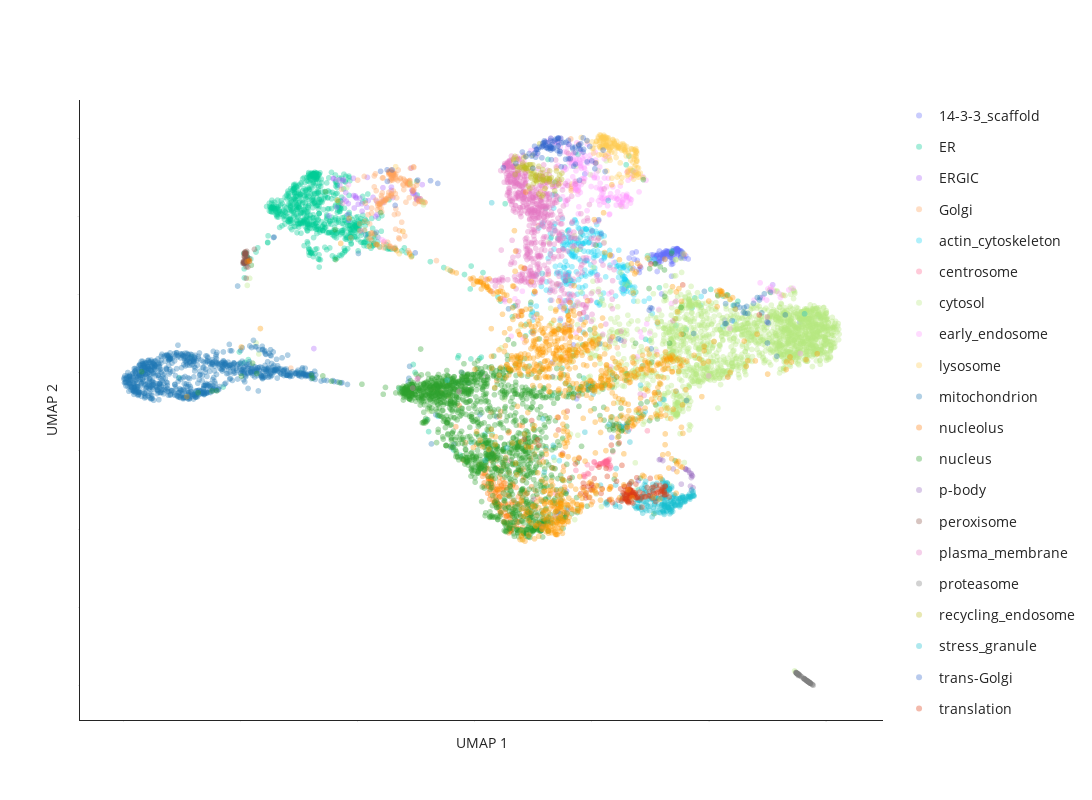

This figure's notebook cell:
### Code cell
# vizualize the last UMAP embeddings

# generate 2D UMAP plot
label_to_color = "consensus_graph_annnotation"  # **choose which annotation column to highlight here** , other choices: cluster_annotation, Protein-level_consensus_annotation

fig = pu.interaction_umap(
    umap_table,
    node_name="Gene_name_canonical", 
    cluster=label_to_color, opacity=0.35, unlabelled_color="#D0D3D4", unlabelled_opacity=0.1,
    pointsize=6, x="umap_1", y="umap_2",
    categorical=True,
)
fig.update_layout(width=1200, height=800)

fig.show()

# save the figure as an html file
save_path = os.path.join("output")
save_name = f"{timestamp}_UMAP_2D_seed{UMAP_seed}_{version}.html"
pio.write_html(fig, file=os.path.join(save_path, save_name), auto_open=False)

### Figure 1 — Plotly figure (JSON) as saved in the notebook; plotly's stock layout.template omitted (floating-point values rounded to 4 significant figures; data arrays with more than 128 entries replaced by an {"elided": "..."} marker saying what was removed)
{"data": [{"customdata": {"elided": "130x1 int values"}, "hovertemplate": "<b>%{hovertext}</b><br><br>consensus_graph_annnotation=14-3-3_scaffold<br>UMAP 1=%{x}<br>UMAP 2=%{y}<extra></extra>", "hovertext": {"elided": "130 str values"}, "legendgroup": "14-3-3_scaffold", "marker": {"color": "#636EFA", "opacity": 0.35, "size": 6, "symbol": "circle"}, "mode": "markers", "name": "14-3-3_scaffold", "showlegend": true, "type": "scattergl", "x": {"elided": "130 float values"}, "xaxis": "x", "y": {"elided": "130 float values"}, "yaxis": "y"}, {"customdata": {"elided": "750x1 int values"}, "hovertemplate": "<b>%{hovertext}</b><br><br>consensus_graph_annnotation=ER<br>UMAP 1=%{x}<br>UMAP 2=%{y}<extra></extra>", "hovertext": {"elided": "750 str values"}, "legendgroup": "ER", "marker": {"color": "#00CC96", "opacity": 0.35, "size": 6, "symbol": "circle"}, "mode": "markers", "name": "ER", "showlegend": true, "type": "scattergl", "x": {"elided": "750 float values"}, "xaxis": "x", "y": {"elided": "750 float values"}, "yaxis": "y"}, {"customdata": [[5141], [4808], [3029], [1983], [5688], [7569], [6800], [958], [512], [2998], [5705], [7596], [230], [3044], [7797], [3597], [5584], [6642], [3162], [4121], [8387], [5759], [282], [3837], [1754], [6281], [3827], [3648], [6708], [1747], [5712], [3519], [576], [4036], [3278], [1919], [4807], [4192], [1646], [3767], [2868], [666], [2299], [5218], [8011], [2511], [5383], [8481], [2617], [2501], [748], [2841], [6828], [2683], [4413]], "hovertemplate": "<b>%{hovertext}</b><br><br>consensus_graph_annnotation=ERGIC<br>UMAP 1=%{x}<br>UMAP 2=%{y}<extra></extra>", "hovertext": ["SCAP", "COPA", "GPR89B", "LMAN2", "YIF1B", "LMAN2L", "CHPT1", "COPZ1", "DESI2", "B4DSQ5[p]", "PIGG", "RAB3GAP2", "SREBF2", "ERGIC1", "RAB18", "SEC22B", "SAR1B", "MTMR14", "RAB3GAP1", "SEC24D", "TMED5", "SAR1A", "LMAN1", "RER1", "IER3IP1", "TMED4", "BET1", "SLC39A11", "MCFD2", "TRIM27", "RABL3", "COPB2", "TMED10", "SEC22B", "SEC31A", "ERP44", "COPB1", "SEC24A", "COPG2", "COPE", "YIPF5", "TMED9", "ERGIC3", "TMED1", "MTMR4", "RAB3B", "TMED2", "COPG1", "ARCN1", "LYSMD3", "EGFL7", "TRIM4", "SCFD1", "METTL9", "ARF4"], "legendgroup": "ERGIC", "marker": {"color": "#AB63FA", "opacity": 0.35, "size": 6, "symbol": "circle"}, "mode": "markers", "name": "ERGIC", "showlegend": true, "type": "scattergl", "x": [4.436, 5.009, 4.069, 3.754, 4.322, 3.506, 4.914, 5.068, 3.956, 4.305, 3.841, 4.429, 4.179, 3.639, 3.684, 3.248, 5.047, 11.09, 4.574, 5.009, 3.762, 4.163, 3.581, 3.923, 3.793, 4.005, 4.428, 3.828, 3.801, 5.101, 3.749, 5.007, 3.587, 3.938, 4.933, 3.837, 4.952, 5.088, 4.925, 5.037, 3.962, 4.073, 4.154, 3.691, 4.057, 4.328, 3.926, 4.99, 4.96, 4.26, 4.599, 4.032, 3.977, 4.571, 4.936], "xaxis": "x", "y": [12.42, 12.45, 12.34, 12.93, 12.4, 12.03, 13.26, 12.47, 12.54, 12.01, 11.91, 12.75, 12.42, 12.25, 12.95, 8.629, 12.44, 10.26, 12.76, 12.44, 12.46, 13.02, 12.99, 12.99, 12.63, 12.33, 12.37, 12.06, 12.41, 12.83, 12.96, 12.48, 12.98, 12.23, 12.68, 12.35, 12.65, 12.4, 12.69, 12.48, 12.5, 12.15, 12.25, 12.81, 11.64, 12.06, 12.55, 12.57, 12.6, 12.5, 12.5, 12.48, 12.48, 12.68, 12.6], "yaxis": "y"}, {"customdata": {"elided": "193x1 int values"}, "hovertemplate": "<b>%{hovertext}</b><br><br>consensus_graph_annnotation=Golgi<br>UMAP 1=%{x}<br>UMAP 2=%{y}<extra></extra>", "hovertext": {"elided": "193 str values"}, "legendgroup": "Golgi", "marker": {"color": "#FFA15A", "opacity": 0.35, "size": 6, "symbol": "circle"}, "mode": "markers", "name": "Golgi", "showlegend": true, "type": "scattergl", "x": {"elided": "193 float values"}, "xaxis": "x", "y": {"elided": "193 float values"}, "yaxis": "y"}, {"customdata": {"elided": "279x1 int values"}, "hovertemplate": "<b>%{hovertext}</b><br><br>consensus_graph_annnotation=actin_cytoskeleton<br>UMAP 1=%{x}<br>UMAP 2=%{y}<extra></extra>", "hovertext": {"elided": "279 str values"}, "legendgroup": "actin_cytoskeleton", "marker": {"color": "#19D3F3", "opacity": 0.35, "size": 6, "symbol": "circle"}, "mode": "markers", "name": "actin_cytoskeleton", "showlegend": true, "type": "scattergl", "x": {"elided": "279 float values"}, "xaxis": "x", "y": {"elided": "279 float values"}, "yaxis": "y"}, {"customdata": [[4197], [7022], [5846], [5861], [6604], [5687], [1325], [4698], [7292], [6543], [2725], [3168], [7168], [6500], [354], [3244], [1174], [6153], [7486], [6507], [6155], [8501], [2284], [10], [7175], [7320], [2440], [1302], [1148], [5493], [1805], [6418], [6850], [2147], [4142], [5908], [3831], [1381], [5540], [4204], [8342], [6773], [2771], [1318], [3657], [7409], [22], [6181], [6389], [2140]], "hovertemplate": "<b>%{hovertext}</b><br><br>consensus_graph_annnotation=centrosome<br>UMAP 1=%{x}<br>UMAP 2=%{y}<extra></extra>", "hovertext": ["PCNT", "TBC1D31", "CROCC", "CEP350", "CEP120", "ODF2", "MPHOSPH9", "CSNK1D", "AKAP9", "NIN", "BBS4", "PCM1", "CCDC138", "SPICE1", "CEP57", "PCM1", "ALMS1", "TPGS1", "CEP41", "CNTROB", "CEP128", "CCDC61", "CEP350", "CCP110", "CEP63", "CCDC77", "OFD1", "WRAP73", "MED4", "KIF7", "CEP78", "CEP97", "PIBF1", "CEP290", "CEP152", "CEP135", "CETN3", "CDK5RAP2", "C2CD3", "CEP43", "SSX2IP", "CEP192", "CEP131", "RNF213", "CCDC14", "CEP250", "CEP72", "CEP68", "MIB1", "CSPP1"], "legendgroup": "centrosome", "marker": {"color": "#FF6692", "opacity": 0.35, "size": 6, "symbol": "circle"}, "mode": "markers", "name": "centrosome", "showlegend": true, "type": "scattergl", "x": [8.153, 8.254, 8.042, 8.234, 8.131, 8.229, 8.644, 8.318, 8.187, 7.929, 8.221, 8.241, 8.235, 7.945, 7.379, 8.29, 7.882, 8.301, 8.577, 8.077, 8.249, 8.259, 8.372, 7.997, 7.14, 8.098, 8.237, 8.281, 8.231, 8.263, 8.95, 7.862, 8.237, 8.196, 7.728, 8.193, 6.6, 8.24, 8.04, 8.254, 8.257, 7.865, 8.261, 8.361, 8.275, 8.139, 8.301, 7.925, 8.327, 8.252], "xaxis": "x", "y": [5.676, 5.737, 5.713, 5.742, 5.675, 5.713, 6.566, 5.628, 5.68, 5.431, 5.736, 5.629, 5.69, 5.414, 4.917, 5.689, 5.346, 5.542, 6.64, 5.64, 5.731, 5.714, 6.658, 5.558, 5.84, 5.639, 5.696, 5.771, 5.706, 5.735, 6.52, 5.351, 5.707, 5.676, 5.507, 5.702, 5.747, 5.719, 5.728, 5.764, 5.653, 5.393, 5.66, 5.981, 5.735, 5.667, 5.79, 5.652, 5.572, 5.715], "yaxis": "y"}, {"customdata": {"elided": "1836x1 int values"}, "hovertemplate": "<b>%{hovertext}</b><br><br>consensus_graph_annnotation=cytosol<br>UMAP 1=%{x}<br>UMAP 2=%{y}<extra></extra>", "hovertext": {"elided": "1836 str values"}, "legendgroup": "cytosol", "marker": {"color": "#B6E880", "opacity": 0.35, "size": 6, "symbol": "circle"}, "mode": "markers", "name": "cytosol", "showlegend": true, "type": "scattergl", "x": {"elided": "1836 float values"}, "xaxis": "x", "y": {"elided": "1836 float values"}, "yaxis": "y"}, {"customdata": {"elided": "223x1 int values"}, "hovertemplate": "<b>%{hovertext}</b><br><br>consensus_graph_annnotation=early_endosome<br>UMAP 1=%{x}<br>UMAP 2=%{y}<extra></extra>", "hovertext": {"elided": "223 str values"}, "legendgroup": "early_endosome", "marker": {"color": "#FF97FF", "opacity": 0.35, "size": 6, "symbol": "circle"}, "mode": "markers", "name": "early_endosome", "showlegend": true, "type": "scattergl", "x": {"elided": "223 float values"}, "xaxis": "x", "y": {"elided": "223 float values"}, "yaxis": "y"}, {"customdata": {"elided": "169x1 int values"}, "hovertemplate": "<b>%{hovertext}</b><br><br>consensus_graph_annnotation=lysosome<br>UMAP 1=%{x}<br>UMAP 2=%{y}<extra></extra>", "hovertext": {"elided": "169 str values"}, "legendgroup": "lysosome", "marker": {"color": "#FECB52", "opacity": 0.35, "size": 6, "symbol": "circle"}, "mode": "markers", "name": "lysosome", "showlegend": true, "type": "scattergl", "x": {"elided": "169 float values"}, "xaxis": "x", "y": {"elided": "169 float values"}, "yaxis": "y"}, {"customdata": {"elided": "864x1 int values"}, "hovertemplate": "<b>%{hovertext}</b><br><br>consensus_graph_annnotation=mitochondrion<br>UMAP 1=%{x}<br>UMAP 2=%{y}<extra></extra>", "hovertext": {"elided": "864 str values"}, "legendgroup": "mitochondrion", "marker": {"color": "#1F77B4", "opacity": 0.35, "size": 6, "symbol": "circle"}, "mode": "markers", "name": "mitochondrion", "showlegend": true, "type": "scattergl", "x": {"elided": "864 float values"}, "xaxis": "x", "y": {"elided": "864 float values"}, "yaxis": "y"}, {"customdata": {"elided": "209x1 int values"}, "hovertemplate": "<b>%{hovertext}</b><br><br>consensus_graph_annnotation=nucleolus<br>UMAP 1=%{x}<br>UMAP 2=%{y}<extra></extra>", "hovertext": {"elided": "209 str values"}, "legendgroup": "nucleolus", "marker": {"color": "#FF7F0E", "opacity": 0.35, "size": 6, "symbol": "circle"}, "mode": "markers", "name": "nucleolus", "showlegend": true, "type": "scattergl", "x": {"elided": "209 float values"}, "xaxis": "x", "y": {"elided": "209 float values"}, "yaxis": "y"}, {"customdata": {"elided": "1538x1 int values"}, "hovertemplate": "<b>%{hovertext}</b><br><br>consensus_graph_annnotation=nucleus<br>UMAP 1=%{x}<br>UMAP 2=%{y}<extra></extra>", "hovertext": {"elided": "1538 str values"}, "legendgroup": "nucleus", "marker": {"color": "#2CA02C", "opacity": 0.35, "size": 6, "symbol": "circle"}, "mode": "markers", "name": "nucleus", "showlegend": true, "type": "scattergl", "x": {"elided": "1538 float values"}, "xaxis": "x", "y": {"elided": "1538 float values"}, "yaxis": "y"}, {"customdata": [[8379], [7660], [1520], [219], [6036], [6495], [6493], [1268], [6129], [5829], [7064], [7446], [6651], [8432], [4933], [6297], [7814], [6391]], "hovertemplate": "<b>%{hovertext}</b><br><br>consensus_graph_annnotation=p-body<br>UMAP 1=%{x}<br>UMAP 2=%{y}<extra></extra>", "hovertext": ["LSM2", "YTHDC2", "LSM1", "EIF4ENIF1", "EDC4", "XRN1", "DCP1B", "LSM5", "Q6ZMY0[p]", "LSM14B", "EDC3", "LSM14B", "LSM14A", "MARF1", "LSM3", "PATL1", "DCP1A", "DCP2"], "legendgroup": "p-body", "marker": {"color": "#9467BD", "opacity": 0.35, "size": 6, "symbol": "circle"}, "mode": "markers", "name": "p-body", "showlegend": true, "type": "scattergl", "x": [9.175, 9.687, 9.6, 9.702, 9.699, 9.701, 9.651, 9.214, 9.393, 9.53, 9.721, 7.425, 9.731, 9.621, 9.153, 9.602, 9.71, 9.674], "xaxis": "x", "y": [5.791, 5.102, 5.539, 4.99, 5.425, 5.322, 5.507, 5.758, 5.543, 5.155, 5.361, 4.424, 5.062, 5.523, 5.778, 5.55, 5.382, 5.443], "yaxis": "y"}, {"customdata": [[3836], [3713], [306], [1482], [7468], [6346], [5958], [4861], [1164], [4512], [5111], [174], [8189], [5972], [5503], [7253], [2180], [3930], [4509], [2947], [3917], [5567], [1483], [757], [3834], [932], [8473], [1991], [6163], [1081], [8225], [2751], [4574], [4578], [4030], [6315], [6915], [2004], [7852], [3780]], "hovertemplate": "<b>%{hovertext}</b><br><br>consensus_graph_annnotation=peroxisome<br>UMAP 1=%{x}<br>UMAP 2=%{y}<extra></extra>", "hovertext": ["ACOX3", "AGPS", "ACAA1", "PEX5", "PECR", "LONP2", "GSTK1", "PEX3", "PEX12", "PEX2", "EHHADH", "PEX26", "HACL1", "ECI2", "TYSND1", "PAFAH2", "ACBD5", "PEX1", "ABCD3", "B4DL07[p]", "SLC25A17", "DECR2", "HSD17B4", "ACOX1", "GNPAT", "FAR2", "PEX16", "SCP2", "ACAD11", "PEX6", "CROT", "FAR1", "ABCD1", "EPHX2", "PEX14", "TMEM135", "PEX13", "CAT", "PXMP2", "ACOT8"], "legendgroup": "peroxisome", "marker": {"color": "#8C564B", "opacity": 0.35, "size": 6, "symbol": "circle"}, "mode": "markers", "name": "peroxisome", "showlegend": true, "type": "scattergl", "x": [2.048, 2.083, 2.071, 2.091, 2.073, 2.046, 2.232, 2.067, 2.06, 2.069, 2.081, 2.069, 2.119, 2.1, 2.04, 2.109, 2.075, 2.091, 2.109, 2.099, 2.047, 2.069, 2.126, 2.073, 2.084, 2.035, 2.073, 2.146, 2.079, 2.099, 2.059, 2.071, 2.073, 2.12, 2.097, 2.099, 2.066, 2.054, 2.105, 2.055], "xaxis": "x", "y": [10.85, 11.02, 11.1, 10.43, 10.9, 10.83, 11.17, 11.06, 10.82, 10.82, 10.9, 10.82, 10.91, 11.12, 10.86, 10.84, 10.97, 10.72, 10.97, 10.88, 10.86, 11.06, 10.89, 11.08, 11.06, 10.81, 11.1, 10.93, 11.05, 10.86, 10.81, 11.05, 10.83, 10.72, 11.06, 10.85, 10.97, 11.07, 10.91, 10.98], "yaxis": "y"}, {"customdata": {"elided": "653x1 int values"}, "hovertemplate": "<b>%{hovertext}</b><br><br>consensus_graph_annnotation=plasma_membrane<br>UMAP 1=%{x}<br>UMAP 2=%{y}<extra></extra>", "hovertext": {"elided": "653 str values"}, "legendgroup": "plasma_membrane", "marker": {"color": "#E377C2", "opacity": 0.35, "size": 6, "symbol": "circle"}, "mode": "markers", "name": "plasma_membrane", "showlegend": true, "type": "scattergl", "x": {"elided": "653 float values"}, "xaxis": "x", "y": {"elided": "653 float values"}, "yaxis": "y"}, {"customdata": [[4486], [1249], [5451], [649], [4485], [3356], [1264], [2438], [7128], [4906], [8070], [6621], [698], [5333], [7251], [1587], [4822], [5193], [8514], [8511], [8330], [5885], [4922], [5347], [6939], [2748], [1653], [594], [3553], [1654], [5078], [1418], [1965], [1655], [4508], [1470], [259], [263], [5836], [3723], [5597], [1686], [984], [4768], [2835], [6831], [1448], [7531], [1664], [4507], [5387], [6593], [4825], [4830], [5950], [3868], [8437], [1244], [1416], [5880], [5724], [8431], [5742], [5741], [1652], [879], [3035], [5957], [3883], [1624], [1625], [5615]], "hovertemplate": "<b>%{hovertext}</b><br><br>consensus_graph_annnotation=proteasome<br>UMAP 1=%{x}<br>UMAP 2=%{y}<extra></extra>", "hovertext": ["PSMA4", "PSMC6", "ADRM1", "RAD23A", "PSMA1", "PSMB7", "NUB1", "PSMC4", "NGLY1", "PSME3", "RNF181", "AFG2A", "PSMG3", "PSME4", "PSMD1", "PSMA5", "USP14", "PSMD2", "PSMC3", "PSMD8", "POMP", "ECPAS", "PSMC1", "PSMD6", "PSMG2", "PSMG1", "PSMA3", "PSME3IP1", "UBFD1", "PSMA6", "UBE3A", "PSME1", "PSMB3", "PSMB4", "PSMB5", "PSMD12", "PSMD13", "ZFAND5", "DDI2", "PSMD11", "PSMB1", "PSMD14", "TCP11L2", "PSMD7", "TCP11L1", "UBLCP1", "BAG1", "PITHD1", "PSMC2", "PSMB6", "UBE3C", "UBR7", "RAD23B", "PSMD4", "PSME3", "PSMD3", "RNF115", "PSME2", "PSMA7", "PSMD4", "PSMG4", "USP15", "UCHL5", "UCHL5", "PSMC3", "PSMA2", "UBQLN2", "ZFAND6", "TXNL1", "PSMC5", "PSMB2", "AKIRIN2"], "legendgroup": "proteasome", "marker": {"color": "#7F7F7F", "opacity": 0.35, "size": 6, "symbol": "circle"}, "mode": "markers", "name": "proteasome", "showlegend": true, "type": "scattergl", "x": [11.73, 11.73, 11.65, 11.51, 11.72, 11.71, 11.5, 11.72, 11.5, 11.53, 11.51, 11.53, 11.51, 11.53, 11.77, 11.72, 11.66, 11.71, 11.71, 11.73, 11.64, 11.65, 11.67, 11.7, 11.58, 11.63, 11.69, 11.55, 11.5, 11.73, 11.63, 11.71, 11.71, 11.79, 11.72, 11.72, 11.74, 11.63, 11.49, 11.72, 11.74, 11.68, 11.53, 11.74, 11.51, 11.5, 11.51, 11.52, 11.68, 11.77, 11.68, 11.55, 11.71, 11.69, 11.53, 11.69, 11.52, 11.68, 11.69, 11.73, 11.49, 11.55, 11.5, 11.66, 11.51, 11.69, 11.69, 11.62, 11.63, 11.71, 11.69, 11.57], "xaxis": "x", "y": [0.06478, 0.05481, 0.1425, 0.2978, 0.06397, 0.07499, 0.3227, 0.06451, 0.3163, 0.2914, 0.2985, 0.2723, 0.3055, 0.2505, 0.02203, 0.0731, 0.131, 0.08021, 0.07724, 0.06023, 0.1572, 0.1478, 0.1216, 0.0972, 0.2228, 0.1671, 0.106, 0.256, 0.31, 0.0613, 0.1713, 0.07495, 0.07961, 0, 0.07203, 0.07423, 0.04916, 0.1635, 0.3288, 0.07128, 0.04515, 0.1158, 0.2811, 0.04907, 0.2991, 0.3087, 0.3031, 0.2894, 0.1103, 0.01504, 0.1062, 0.2662, 0.07897, 0.09579, 0.2769, 0.09698, 0.293, 0.1185, 0.1025, 0.05578, 0.32, 0.2537, 0.3091, 0.1375, 0.302, 0.1016, 0.1095, 0.1858, 0.1687, 0.08166, 0.1016, 0.2292], "yaxis": "y"}, {"customdata": [[2023], [1704], [1809], [1853], [5635], [5020], [2276], [1700], [5725], [2404], [1687], [7407], [7680], [7357], [1670], [4978], [2322], [4987], [2203], [5740], [1786], [2035], [7514], [1814], [8183], [6354], [5162], [267], [7988], [257], [3777], [3787], [5500], [828], [3824], [3850], [196], [4560], [5103], [5520], [6907], [6926], [6210], [977], [2681], [8034], [6726], [5445], [3368], [5442], [3470], [8232], [640], [6497], [5242], [8345], [457], [444], [8110], [6446], [6652], [6435], [5408], [3133], [6377], [6460], [5551], [5217], [7074], [4654], [8496], [4701], [7092], [4695], [2593], [14], [2612], [7781], [6117], [6138], [2515], [5024], [64], [3995], [5786]], "hovertemplate": "<b>%{hovertext}</b><br><br>consensus_graph_annnotation=recycling_endosome<br>UMAP 1=%{x}<br>UMAP 2=%{y}<extra></extra>", "hovertext": ["ECE1", "RALGAPA1", "ATP13A3", "ARHGAP10", "ATP6V0A1", "LRP2", "STEAP3", "RAB11FIP5", "WDR44", "Q59FF5[p];A8CDT9[p]", "SERPINF1", "VAMP8", "PACC1", "CRACR2A", "SCAMP2", "SIRPA", "ABCB1", "CSNK1G2", "ARL13B", "COLEC12", "STX3", "A0A3B3ITR4[p]", "SEMA4C", "SMIM1", "LNPEP", "RALGAPB", "PTPRJ", "CEMIP2", "GFOD1", "NKIRAS2", "ITGB1BP1", "SCAMP3", "RALGAPA2", "SLC12A6", "SCAMP1", "STX7", "CDK16", "SFN", "LRP1", "GFOD2", "APBB2", "SCAMP4", "RAB11FIP2", "SYT1", "ATP6V0D1", "PODXL2", "ITFG1", "RAB11B", "ATP11A", "VAMP3", "VAMP2", "PACSIN3", "LDLR", "CMTM4", "RAB32", "ATP11B", "CERK", "MYADM", "MRC2", "CD302", "CCNY", "LMTK2", "NHERF2", "PODXL", "STX12", "SLC35F2", "ANO6", "ADAM9", "CMTM7", "SLC1A1", "CSNK1G3", "ADGRE5", "ABHD17A", "TRAPPC10", "BICD1", "GPRC5B", "MICALL1", "KIAA1549", "RAB11FIP1", "SLCO4C1", "A8K6Q8[p];B7Z2I6[p]", "ATP8B2", "FCGRT", "ATP9A", "SLC35F1"], "legendgroup": "recycling_endosome", "marker": {"color": "#BCBD22", "opacity": 0.35, "size": 6, "symbol": "circle"}, "mode": "markers", "name": "recycling_endosome", "showlegend": true, "type": "scattergl", "x": [7.217, 7.009, 6.687, 7.2, 7.396, 6.804, 6.956, 7.143, 9.429, 7.056, 7.274, 7.178, 7.129, 6.87, 7.24, 7.139, 6.993, 6.942, 6.961, 6.88, 7.153, 7.027, 6.769, 6.715, 6.838, 6.988, 6.733, 6.914, 6.895, 6.914, 8.306, 7.448, 6.85, 6.987, 7.277, 7.306, 7.74, 6.792, 7.093, 6.913, 7.275, 7.432, 7.08, 7.108, 7.488, 7.045, 7.279, 7.324, 6.661, 7.482, 7.11, 7.043, 6.841, 7.058, 7.04, 6.99, 6.714, 7.164, 6.822, 7.144, 7.096, 6.89, 7.045, 6.86, 7.414, 7.229, 6.873, 7.051, 7.166, 6.962, 6.835, 6.666, 7.16, 6.82, 7.364, 6.738, 6.97, 6.956, 7.146, 6.998, 7.387, 6.69, 7.281, 6.935, 7.22], "xaxis": "x", "y": [13.08, 13.15, 13.55, 12.73, 13.18, 13.27, 13.34, 12.95, 9.394, 12.93, 12.96, 12.94, 13.12, 13.56, 12.99, 12.52, 13.26, 12.73, 13.18, 13.24, 12.9, 12.95, 13.27, 13.48, 13.52, 13.11, 13.19, 13.24, 13.34, 13.18, 11.01, 13.08, 13.25, 13.58, 12.98, 13.01, 11.15, 3.94, 13.3, 12.79, 12.91, 12.82, 12.97, 13.88, 13.12, 13.03, 13.18, 12.84, 13.48, 12.97, 13.06, 13.02, 13.29, 12.9, 13.06, 13.34, 13.3, 12.56, 13.33, 13.04, 12.59, 13.31, 12.94, 13.27, 12.97, 12.98, 13.25, 13.08, 12.96, 13.11, 13.21, 13.43, 13.22, 13.38, 12.67, 13.29, 12.99, 13.03, 12.98, 12.85, 12.92, 13.09, 12.97, 13.34, 12.94], "yaxis": "y"}, {"customdata": {"elided": "252x1 int values"}, "hovertemplate": "<b>%{hovertext}</b><br><br>consensus_graph_annnotation=stress_granule<br>UMAP 1=%{x}<br>UMAP 2=%{y}<extra></extra>", "hovertext": {"elided": "252 str values"}, "legendgroup": "stress_granule", "marker": {"color": "#17BECF", "opacity": 0.35, "size": 6, "symbol": "circle"}, "mode": "markers", "name": "stress_granule", "showlegend": true, "type": "scattergl", "x": {"elided": "252 float values"}, "xaxis": "x", "y": {"elided": "252 float values"}, "yaxis": "y"}, {"customdata": [[8339], [558], [1620], [4], [5579], [7579], [1345], [531], [7459], [7452], [1224], [1630], [1027], [8422], [7495], [7866], [1130], [5071], [8447], [422], [7828], [7919], [7549], [416], [1556], [383], [7501], [771], [8465], [8324], [8280], [1403], [1778], [1239], [300], [2073], [6401], [2090], [2855], [4448], [3007], [2430], [6388], [3661], [4009], [4434], [2353], [2818], [3222], [7345], [6756], [4028], [3396], [5907], [6909], [3052], [2514], [6644], [2094], [3955], [2984], [4791], [6293], [3801], [4324], [7242], [7202], [6829], [2159], [7189], [6799], [7188], [3899], [3901], [4772], [2907], [6588], [3913], [2274], [6340], [3925], [4771], [6743], [6420], [6272], [2729], [6951], [5882], [5898], [2569], [5901], [2584], [5895], [2727], [3151], [5667], [7013], [5951], [6959], [3558], [4162], [3083], [6505], [4099], [2761], [1929]], "hovertemplate": "<b>%{hovertext}</b><br><br>consensus_graph_annnotation=trans-Golgi<br>UMAP 1=%{x}<br>UMAP 2=%{y}<extra></extra>", "hovertext": ["TRAPPC4", "ANGEL1", "OSBPL11", "TM9SF2", "MTMR9", "CYSTM1", "TRAPPC2L", "SPG21", "TMEM59", "OSBPL10", "SNAP47", "SH3GLB1", "TRAPPC8", "ATP6V0A2", "WDR11", "RAB6B", "SPRYD7", "ATP7A", "YIPF1", "WDFY1", "HINT3", "NDFIP2", "RAB33B", "ATG9A", "DTNBP1", "ACBD3", "PRKD2", "SYNGR2", "TRAPPC1", "MTMR6", "SNX7", "SLC12A7", "PSEN2", "ARFIP2", "TBC1D5", "LRBA", "TRAPPC5", "TGOLN2", "TRAPPC11", "OSBP", "LMBRD2", "TMEM87A", "RAB43", "C17orf75", "DNAJC13", "M6PR", "TRAPPC13", "GOLM1", "TVP23C", "SLC35A5", "BLOC1S5", "VAMP4", "MDK", "FAM91A1", "GLG1", "ARFIP1", "SV2A", "DAGLB", "MFSD4B", "STX10", "KCT2", "EFNA5", "TRAPPC6B", "RAB29", "TRAPPC2", "OSBPL9", "TRAPPC9", "TRAPPC12", "SLC9A6", "STX16", "RAB2B", "ANKRD27", "SPRY1", "TRAPPC3", "CLCN5", "SLC12A4", "ARFGAP1", "STX6", "TMEM63A", "TPRA1", "ATP9B", "CLCN3", "PI4K2B", "FAM219A", "PLEKHH3", "SYAP1", "TMEM230", "SNX30", "LRIG1", "YIPF6", "AP1AR", "SORT1", "FAM219B", "KIAA0319L", "ATP7B", "ATP8A1", "RAB39B", "NAPG", "VTI1A", "STX16", "SNX4", "SYNGR1", "FAM177A1", "CPD", "SNX8", "SLC20A2"], "legendgroup": "trans-Golgi", "marker": {"color": "#3366CC", "opacity": 0.35, "size": 6, "symbol": "circle"}, "mode": "markers", "name": "trans-Golgi", "showlegend": true, "type": "scattergl", "x": [7.719, 7.016, 7.448, 4.501, 7.851, 7.194, 7.147, 7.428, 7.811, 7.715, 6.93, 9.002, 7.417, 7.326, 7.778, 7.074, 7.461, 7.173, 7.242, 7.335, 5.243, 7.779, 5.024, 7.424, 8.227, 8.163, 7.919, 7.452, 7.599, 7.859, 8.0, 7.021, 7.917, 5.367, 7.561, 8.117, 7.272, 7.247, 7.421, 4.388, 7.188, 7.6, 6.992, 7.67, 7.298, 7.328, 7.481, 7.223, 7.411, 7.673, 8.065, 7.286, 6.702, 8.052, 4.586, 8.982, 7.208, 7.603, 7.181, 7.295, 7.307, 6.877, 7.552, 4.505, 7.69, 7.255, 6.973, 7.512, 7.148, 4.981, 7.034, 7.378, 7.055, 7.04, 7.435, 7.162, 4.638, 7.231, 7.72, 7.79, 7.153, 7.419, 8.194, 7.342, 7.308, 9.028, 7.058, 7.369, 7.964, 7.3, 7.412, 6.813, 7.478, 7.852, 7.297, 7.47, 7.781, 7.081, 7.173, 7.211, 7.633, 7.807, 6.487, 7.298, 7.325, 7.101], "xaxis": "x", "y": [13.35, 13.62, 13.69, 13.21, 13.67, 13.92, 13.52, 14.03, 13.88, 13.79, 13.63, 9.677, 13.93, 13.76, 13.83, 13.63, 13.68, 13.83, 13.9, 13.75, 12.93, 13.85, 12.95, 13.83, 13.17, 11.57, 13.41, 13.62, 13.49, 13.73, 13.44, 13.81, 13.96, 12.86, 13.91, 11.93, 13.82, 13.78, 13.82, 13.17, 13.95, 13.96, 13.25, 13.79, 13.79, 13.93, 13.9, 13.77, 13.7, 13.75, 13.38, 13.81, 13.37, 13.24, 13.21, 9.614, 13.92, 13.86, 13.84, 13.96, 13.79, 13.55, 13.48, 12.91, 13.3, 13.75, 13.56, 13.91, 13.8, 11.08, 13.66, 13.99, 13.73, 13.53, 14.01, 13.88, 12.3, 13.78, 13.65, 12.94, 13.81, 14.02, 13.71, 13.77, 13.47, 9.658, 13.74, 13.96, 13.81, 13.76, 14.0, 13.67, 13.29, 14.03, 14.01, 14.02, 13.74, 13.73, 13.9, 13.84, 13.5, 13.74, 13.27, 13.72, 13.86, 13.79], "yaxis": "y"}, {"customdata": {"elided": "144x1 int values"}, "hovertemplate": "<b>%{hovertext}</b><br><br>consensus_graph_annnotation=translation<br>UMAP 1=%{x}<br>UMAP 2=%{y}<extra></extra>", "hovertext": {"elided": "144 str values"}, "legendgroup": "translation", "marker": {"color": "#DC3912", "opacity": 0.35, "size": 6, "symbol": "circle"}, "mode": "markers", "name": "translation", "showlegend": true, "type": "scattergl", "x": {"elided": "144 float values"}, "xaxis": "x", "y": {"elided": "144 float values"}, "yaxis": "y"}, {"customdata": {"elided": "875x1 int values"}, "hovertemplate": "<b>%{hovertext}</b><br><br>consensus_graph_annnotation=unclassified<br>UMAP 1=%{x}<br>UMAP 2=%{y}<extra></extra>", "hovertext": {"elided": "875 str values"}, "legendgroup": "unclassified", "marker": {"color": "#FF9900", "opacity": 0.35, "size": 6, "symbol": "circle"}, "mode": "markers", "name": "unclassified", "showlegend": true, "type": "scattergl", "x": {"elided": "875 float values"}, "xaxis": "x", "y": {"elided": "875 float values"}, "yaxis": "y"}], "layout": {"height": 800, "legend": {"font": {"size": 14}}, "width": 1200, "xaxis": {"showticklabels": true, "tickfont": {"size": 1}, "ticks": "", "title": {"text": "UMAP 1"}}, "yaxis": {"showticklabels": true, "tickfont": {"size": 1}, "ticks": "", "title": {"text": "UMAP 2"}}}}
